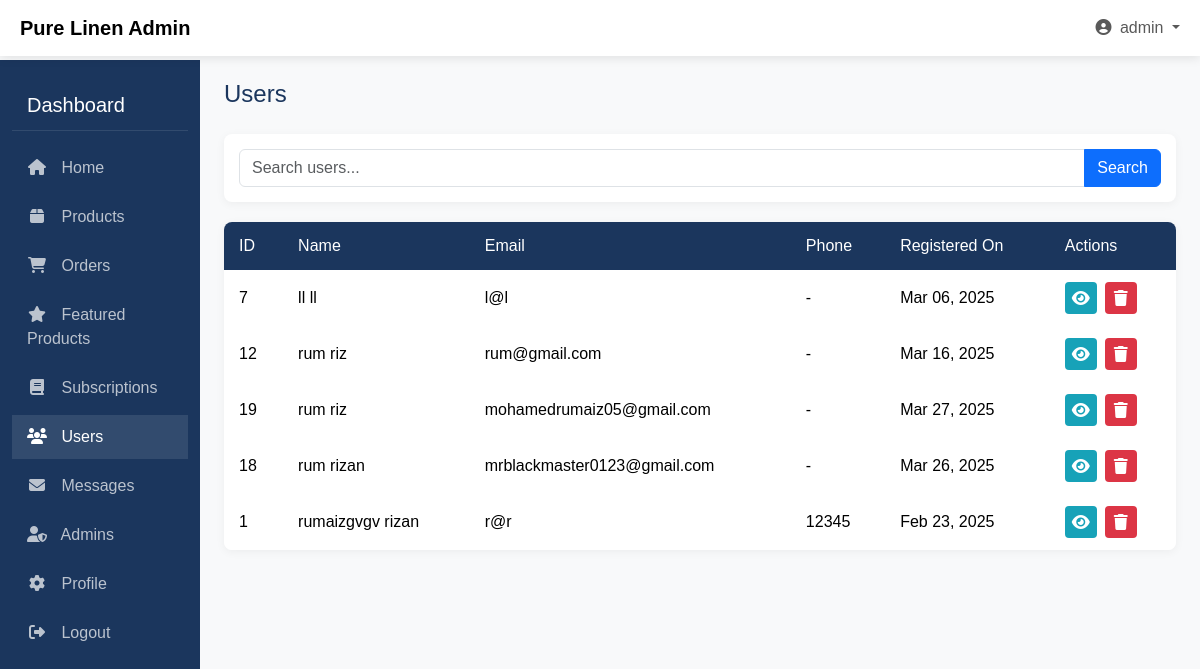
The app's page /Admin/admin_users.php (signed in) with its own data.
### tables this page shows
CREATE TABLE `users` (
  `id` int(11) NOT NULL,
  `firstName` varchar(100) NOT NULL,
  `lastName` varchar(100) NOT NULL,
  `email` varchar(255) NOT NULL,
  `password` varchar(255) NOT NULL,
  `created_at` timestamp NOT NULL DEFAULT current_timestamp(),
  `phone` varchar(20) DEFAULT NULL,
  `address` text DEFAULT NULL,
  `postcode` varchar(20) DEFAULT NULL,
  `country` varchar(100) DEFAULT NULL,
  `city` varchar(100) DEFAULT NULL,
  `user_type` enum('user','admin') DEFAULT 'user',
  `email_verified` tinyint(1) NOT NULL DEFAULT 0,
  `verification_code` varchar(10) DEFAULT NULL,
  `code_expiry` bigint(20) DEFAULT NULL,
  `reset_token` varchar(100) DEFAULT NULL,
  `token_expiry` bigint(20) DEFAULT NULL
);

### Admin/admin_users.php (the view, shortened to what this page needs)
<?php
$host = "localhost";
$user = "root";
$pass = "";
$db = "pure_linen";
$conn = new mysqli($host, $user, $pass, $db);
$search = isset($_GET['search']) ? $_GET['search'] : '';
$sql = "SELECT * FROM users WHERE user_type = 'user'";
$sql .= " ORDER BY firstName, lastName";
$stmt = $conn->prepare($sql);
$stmt->execute();
$result = $stmt->get_result();
$users = [];
while ($row = $result->fetch_assoc()) {
    $users[] = $row;
}
$admin_name = $_SESSION['firstName'] ?? 'Admin';
?>
<!DOCTYPE html>
<html lang="en">
<head>
    <link href="https://cdn.jsdelivr.net/npm/bootstrap@5.3.3/dist/css/bootstrap.min.css" rel="stylesheet">
    <link rel="stylesheet" href="https://cdnjs.cloudflare.com/ajax/libs/font-awesome/6.5.1/css/all.min.css">
</head>
<body>
    <nav class="navbar navbar-expand-lg navbar-light fixed-top">
        <div class="container-fluid">
            <a class="navbar-brand d-flex align-items-center" href="#">
                <span class="ms-2 fw-bold">Pure Linen Admin</span>
            </a>
            <div class="collapse navbar-collapse" id="navbarSupportedContent">
                <ul class="navbar-nav ms-auto mb-2 mb-lg-0">
                    <li class="nav-item dropdown">
                        <a class="nav-link dropdown-toggle" href="#" id="navbarDropdown" role="button" data-bs-toggle="dropdown">
                            <i class="fas fa-user-circle me-1"></i> <?php echo htmlspecialchars($admin_name); ?>
                        </a>
                    </li>
                </ul>
            </div>
        </div>
    </nav>
    <div class="container-fluid">
        <div class="row">
            <div class="col-md-3 col-lg-2 d-md-block sidebar collapse">
                <div class="sidebar-title">Dashboard</div>
                <ul class="sidebar-menu">
                    <li>
                        <a href="admin_dashboard.php"><i class="fas fa-home"></i> Home</a>
                    </li>
                    <li>
                        <a href="product_management.php"><i class="fas fa-box"></i> Products</a>
                    </li>
                    <li>
                        <a href="admin_orders.php"><i class="fas fa-shopping-cart"></i> Orders</a>
                    </li>
                    <li>
                        <a href="featured_products.php"><i class="fas fa-star"></i> Featured Products</a>
                    </li>
                    <li>
                        <a href="admin_subscriptions.php"><i class="fas fa-book"></i> Subscriptions</a>
                    </li>
                    <li>
                        <a href="admin_users.php" class="active"><i class="fas fa-users"></i> Users</a>
                    </li>
                    <li>
                        <a href="admin_messages.php"><i class="fas fa-envelope"></i> Messages</a>
                    </li>
                    <li>
                        <a href="admin_admins.php"><i class="fas fa-user-shield"></i> Admins</a>
                    </li>
                    <li>
                        <a href="admin_profile.php"><i class="fas fa-cog"></i> Profile</a>
                    </li>
                    <li>
                        <a href="logout.php"><i class="fas fa-sign-out-alt"></i> Logout</a>
                    </li>
                </ul>
            </div>
            <div class="col-md-9 ms-sm-auto col-lg-10 px-md-4 main-content">
                <h1 class="page-title">Users</h1>
                <div class="search-bar">
                    <form action="admin_users.php" method="GET">
                        <div class="input-group">
                            <input type="text" name="search" class="form-control" placeholder="Search users..." value="<?php echo htmlspecialchars($search); ?>">
                            <button type="submit" class="btn btn-primary">Search</button>
                        </div>
                    </form>
                </div>
                <div class="users-table table-responsive">
                    <table class="table table-borderless mb-0">
                        <thead>
                            <tr>
                                <th>ID</th>
                                <th>Name</th>
                                <th>Email</th>
                                <th>Phone</th>
                                <th>Registered On</th>
                                <th>Actions</th>
                            </tr>
                        </thead>
                        <tbody>
                            <?php if (empty($users)): ?>
                                <tr>
                                    <td colspan="6" class="text-center py-4">No users found.</td>
                                </tr>
                            <?php else: ?>
                                <?php foreach ($users as $user): ?>
                                    <tr>
                                        <td><?php echo $user['id']; ?></td>
                                        <td><?php echo htmlspecialchars($user['firstName'] . ' ' . $user['lastName']); ?></td>
                                        <td><?php echo htmlspecialchars($user['email']); ?></td>
                                        <td><?php echo !empty($user['phone']) ? htmlspecialchars($user['phone']) : '-'; ?></td>
                                        <td><?php echo date('M d, Y', strtotime($user['created_at'])); ?></td>
                                        <td>
                                            <div class="d-flex gap-2">
                                                <a href="admin_user_details.php?id=<?php echo $user['id']; ?>" class="action-btn view-btn" title="View User">
                                                    <i class="fas fa-eye"></i>
                                                </a>
                                                <a href="admin_users.php?delete=<?php echo $user['id']; ?>" class="action-btn delete-btn" onclick="return confirm('Are you sure you want to delete this user? This action cannot be undone.')" title="Delete User">
                                                    <i class="fas fa-trash"></i>
                                                </a>
                                            </div>
                                        </td>
                                    </tr>
                                <?php endforeach; ?>
                            <?php endif; ?>
                        </tbody>
                    </table>
                </div>
            </div>
        </div>
    </div>
</body>
</html>

### Admin/admin_users.php (style rules this page uses)
:root { --primary-color: #1B365D; --secondary-color: #708090; --dark-color: #0c1d36; --light-color: #f8f9fa; --success-color: #28a745; --warning-color: #ffc107; --danger-color: #dc3545; --info-color: #17a2b8; }
body { background-color: var(--light-color); font-family: 'Arial', sans-serif; padding-top: 60px; }
.sidebar { background-color: var(--primary-color); min-height: calc(100vh - 60px); padding-top: 20px; color: white; }
.sidebar-title { font-size: 20px; padding: 10px 15px; border-bottom: 1px solid rgba(255,255,255,0.1); margin-bottom: 15px; }
.sidebar-menu { list-style: none; padding: 0; margin: 0; }
.sidebar-menu li { margin-bottom: 5px; }
.sidebar-menu a { display: block; padding: 10px 15px; color: rgba(255,255,255,0.7); text-decoration: none; transition: all 0.3s; }
.sidebar-menu a:hover, .sidebar-menu a.active { background-color: rgba(255,255,255,0.1); color: white; }
.sidebar-menu a i { margin-right: 10px; width: 20px; text-align: center; }
.main-content { padding: 20px; }
.navbar { background-color: white; box-shadow: 0 2px 10px rgba(0,0,0,0.1); }
.page-title { font-size: 24px; margin-bottom: 25px; color: var(--primary-color); }
.search-bar { background-color: white; padding: 15px; border-radius: 8px; box-shadow: 0 2px 10px rgba(0,0,0,0.05); margin-bottom: 20px; }
.users-table { background-color: white; border-radius: 8px; box-shadow: 0 2px 10px rgba(0,0,0,0.05); overflow: hidden; }
.users-table th { background-color: var(--primary-color); color: white; padding: 12px 15px; font-weight: 500; }
.users-table td { padding: 12px 15px; vertical-align: middle; }
.users-table tr:nth-child(even) { background-color: rgba(0,0,0,0.02); }
.action-btn { width: 32px; height: 32px; display: inline-flex; align-items: center; justify-content: center; border-radius: 4px; transition: all 0.3s; color: white; text-decoration: none; }
.view-btn { background-color: var(--info-color); }
.delete-btn { background-color: var(--danger-color); }

### records on screen
users: id "7", firstName+lastName "ll ll", email "l@l", created_at "Mar 06, 2025"
users: id "12", firstName+lastName "rum riz", email "rum@gmail.com", created_at "Mar 16, 2025"
users: id "19", firstName+lastName "rum riz", email "mohamedrumaiz05@gmail.com", created_at "Mar 27, 2025"
users: id "18", firstName+lastName "rum rizan", email "mrblackmaster0123@gmail.com", created_at "Mar 26, 2025"
users: id "1", firstName+lastName "rumaizgvgv rizan", email "r@r", phone "12345", created_at "Feb 23, 2025"

### other values on screen
$admin_name "admin"
